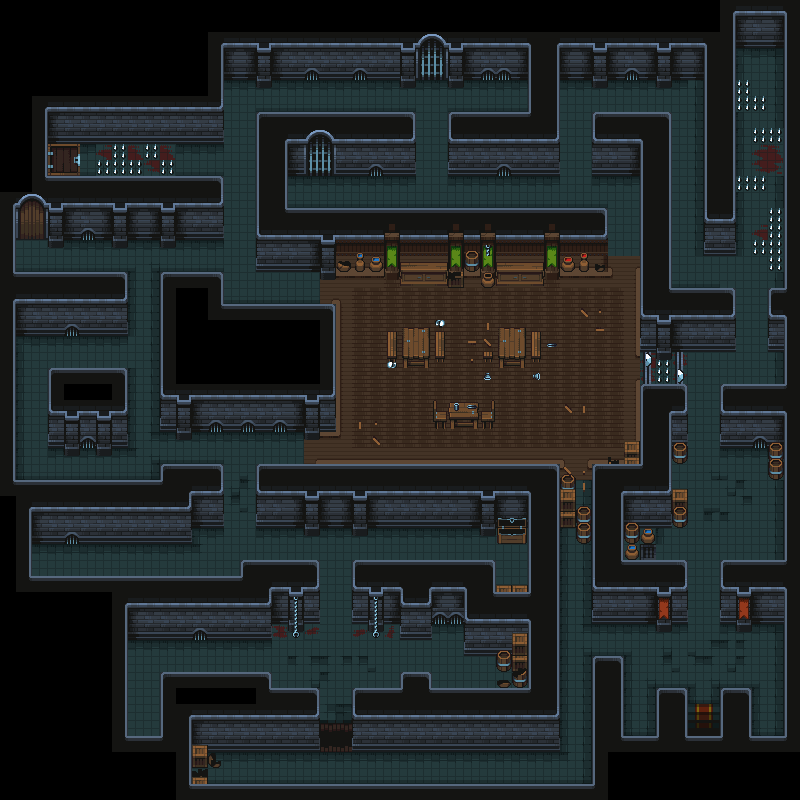

This game map was drawn from its Tiled (.tmx) file and the tilesets committed beside it. A one-line description and the trimmed map source follow:
An orthogonal 50x50 tile map with 16x16 px tiles, 8 tile layers (floor, fakefloor, Floor props1, Floor props2, ...), 2 tilesets.

<map version="1.10" tiledversion="1.10.1" orientation="orthogonal" renderorder="right-down" width="50" height="50" tilewidth="16" tileheight="16" infinite="0" nextlayerid="15" nextobjectid="20">
 <tileset firstgid="1" source="Tiles.tsx" />
 <tileset firstgid="626" source="Props.tsx" />
 <layer id="1" name="floor" width="50" height="50">
  <data>[2500 cells, 921 non-empty, 42 distinct tile ids]</data>
 </layer>
 <layer id="2" name="fakefloor" width="50" height="50">
  <data>[2500 cells, 128 non-empty, 16 distinct tile ids]</data>
 </layer>
 <layer id="3" name="Floor props1" width="50" height="50">
  <data>[2500 cells, 23 non-empty, 11 distinct tile ids]</data>
 </layer>
 <layer id="4" name="Floor props2" width="50" height="50">
  <data>[2500 cells, 25 non-empty, 13 distinct tile ids]</data>
 </layer>
 <layer id="5" name="walls" width="50" height="50">
  <data>[2500 cells, 1147 non-empty, 40 distinct tile ids]</data>
 </layer>
 <layer id="6" name="pillars" width="50" height="50">
  <data>[2500 cells, 129 non-empty, 27 distinct tile ids]</data>
 </layer>
 <layer id="7" name="Props" width="50" height="50">
  <data>[2500 cells, 59 non-empty, 33 distinct tile ids]</data>
 </layer>
 <layer id="8" name="table props" width="50" height="50">
  <data>[2500 cells, 60 non-empty, 36 distinct tile ids]</data>
 </layer>
</map>
